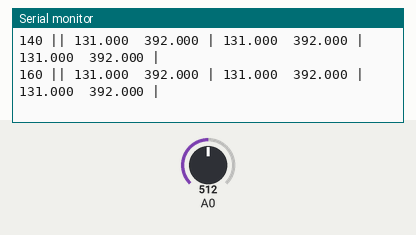
Bench run of a sketch on a simulated Arduino Uno, built with avr-gcc and run on an emulated ATmega328P. On the bench: the last lines printed to the serial monitor. Inputs (shaded band) come from the test bench; at power-on: A0 = 512.

Above: at 3.2 s.
3.3 s: A0 set to 0
At 4.8 s:
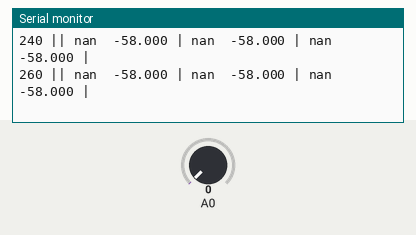
5.1 s: A0 set to 122
At 12.4 s:
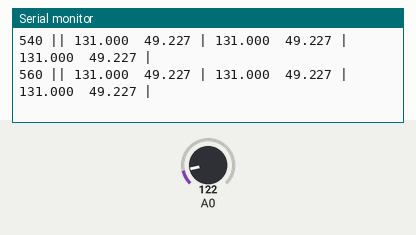

Measured:
- after the input at 3.3 s, the serial monitor: prints a new line after 0.10 s (image 1)
- after the input at 5.1 s, the serial monitor: prints a new line after 0.18 s (image 2)

The sketch:

temp2.ino
```cpp
    #define BANDGAPREF 14   // special pin so we can measure the bandgap

    int loopDelay        = 20;   // ms between loops
    int pinReadDelay     = 10;   // ms delay to stabilize reading on Arduino ADC when switching pin-to-pin?
    int muxAddPins[]     = { 5, 6, 7 };  // digital pins on Arduino that control all the muxes

    int analogReadWithDelays(int pin)
    {
      analogRead(pin);
      delay(pinReadDelay);
      int val = analogRead(pin);
      delay(pinReadDelay);
      return val;
    }

    float volt2temp(float volt)
    {
      float tempC = (volt - 0.5) * 100; //Celcius
      return (tempC * 9. / 5.) + 32.;  //returns Fahrenheit
    }


    void setup()
    {
      for (int ii = 0; ii < 3; ii++) {  //set multiplexer address switch pins to OUTPUT
        pinMode(muxAddPins[ii], OUTPUT);
      }
      Serial.begin(9600);  //Start the serial connection with the computer
      delay(2000);
    }


    void loop()
    {
      int sensorPin = 0;
      int addressbit[] = { 1,2,4 };  // for accounting/pin math
      int refReading, reading;
      float supplyVoltage, voltage, Uvoltage;

      Serial.print(loopDelay);Serial.print(" || "); //start line

      refReading = analogReadWithDelays(BANDGAPREF); //use this reference for all sensor reads

      // run through pin addresses on the mux (ie, 001, 010, 011 for the three on right now)
      for (int mpi = 0; mpi < 3; mpi++ ) {
        for (int pi = 3-1; pi>=0; pi--) { // set each address bit
          if ( mpi & addressbit[pi] ) { digitalWrite(muxAddPins[pi], HIGH); } else { digitalWrite(muxAddPins[pi], LOW); }
        }
        // Now read the voltage off the sensor at that mux address
        //   ...calculate our power supply voltage from the known 1.05 volt reading
        supplyVoltage = (1.05 * 1024) / refReading;
        //   ...get the voltage reading from the temperature sensor, convert that to voltage
        reading  = analogReadWithDelays(sensorPin);
        voltage  = reading * supplyVoltage / 1024;
        Uvoltage = reading * 5.0 / 1024;  // also, look at "uncalibrated" version

        Serial.print(volt2temp(voltage),3); Serial.print("  ");
        Serial.print(volt2temp(Uvoltage),3);Serial.print(" | ");
      }
      Serial.println(); //end the line

      delay(loopDelay); //WHY DO I NEED THIS TO BE SO LONG???!!!

      loopDelay = loopDelay + 20; // in each iteration, add some time to the loop
    }
```
